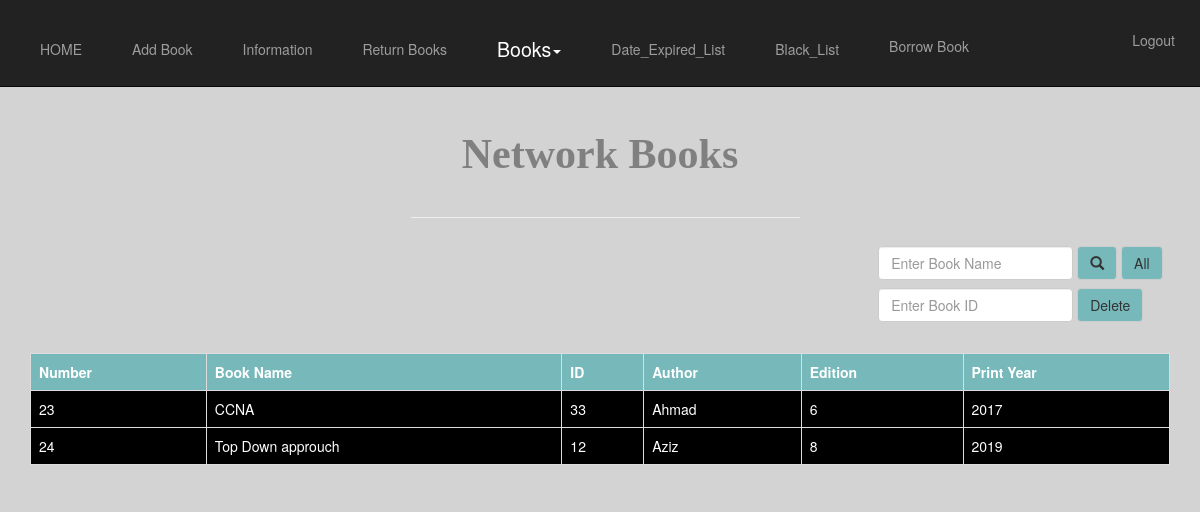
The app's page /network.php (signed in) with its own data.
### tables this page shows
CREATE TABLE `list_books` (
  `Number` int(11) NOT NULL,
  `Book_Name` varchar(100) NOT NULL,
  `ID` varchar(50) DEFAULT NULL,
  `Author` varchar(70) NOT NULL,
  `Edition` varchar(60) NOT NULL,
  `Print_year` varchar(60) NOT NULL,
  `Department` varchar(50) NOT NULL
);

### network.php (the view, shortened to what this page needs)
<?php
	$connect = mysqli_connect("localhost","root","","lms")or die ('MySQL connect failed. ' . mysql_error());
?>
<!DOCTYPE html>
<html>
	<head>
			<link rel="stylesheet" href="bootstrap/dist/css/bootstrap.min.css">
			<link rel="stylesheet" href="css/soft.css" />
	</head>
	<body>
		<?php include('navbar.php');?>
		<div class="row">
			<div class="container">
				<div class="col-md-12">
					<h1 class="text-center" style="color:gray; font-weight:bold;padding:20px; font-size:3em;margin-top:10%">Network Books</h1>
					<hr />
				</div>
			</div>
		</div>
		<div class="container">
			<div class="row">
				<div class="srch" id="btn">
					<form action="" class="navbar-form" method="post" name="form1">
						<input type="text" class="form-control" name="search" placeholder="Enter Book Name" />
						<button style="background-color:#6db6b9e6" type="submit" name="submit" class="btn btn-default">
						<span class="glyphicon glyphicon-search"></span></button>
						<button style="background-color:#6db6b9e6" type="submit" name="All" class="btn btn-default">All</button>
					</form>
					<form action="" class="navbar-form" method="post" name="form1">
						<input type="number" class="form-control" name="bid" placeholder="Enter Book ID" required=""/>
						<button style="background-color:#6db6b9e6" type="submit" name="submit1"
						class="btn btn-default">Delete</button>
					</form>
				</div>
			</div>
		</div>
		<div class="container">
			<div class="row" style="margin-top: 2%;">
				<div class="col-md-12">
					<table class="table table-bordered">
						<tr style="background-color:#6db6b9e6; color:white;">
							<th>Number</th>
							<th>Book Name</th>
							<th>ID</th>
							<th>Author</th>
							<th>Edition</th>
							<th>Print Year</th>
						</tr>
						<?php
				if(isset($_POST['submit'])){
				if(empty($_POST['search'])){
				$searcherror="No name";
				}else{
					$search=($_POST['search']);
				}
				mysqli_set_charset($connect,"utf8");
							$queryone="SELECT * FROM list_books WHERE book_name='$search' AND department='network'";
							$resultone=mysqli_query($connect,$queryone);
							$count=0;
							while($r=mysqli_fetch_row($resultone)){
							$count++;
								echo "<tr>";
										echo "<td>$r[0]</td>";
										echo "<td>$r[1]</td>";
										echo "<td>$r[2]</td>";
										echo "<td>$r[3]</td>";
										echo "<td>$r[4]</td>";
										echo "<td>$r[5]</td>";
									echo "</tr>";
							}
					}else
				if(empty($_POST['All'])){
				mysqli_set_charset($connect,"utf8");
							$queryone="SELECT * FROM list_books WHERE department='network'";
							$resultone=mysqli_query($connect,$queryone);
							while($r=mysqli_fetch_row($resultone)){
								echo "<tr>";
										echo "<td>$r[0]</td>";
										echo "<td>$r[1]</td>";
										echo "<td>$r[2]</td>";
										echo "<td>$r[3]</td>";
										echo "<td>$r[4]</td>";
										echo "<td>$r[5]</td>";
									echo "</tr>";
							}
					}
						?>
					</table>
				</div>
			</div>
		</div>
	</body>
</html>

### css/soft.css (style rules this page uses)
* { margin:0; padding:0; }
body { background-color:lightgray; }
h1 { color:gray; font-weight:bold; padding:20px; font-size:3em; margin-top:10%; }
hr { width:35%; margin-left:33%; }
h1 { color:gray; font-weight:bold; padding:20px; font-size:3em; font-family: cooper; }
#btn { margin-left: 72.5%; }
td { background-color: black; color: white; }

### records on screen
list_books: Number "23", Book_Name "CCNA", ID "33", Author "Ahmad", Edition "6", Print_year "2017"
list_books: Number "24", Book_Name "Top Down approuch", ID "12", Author "Aziz", Edition "8", Print_year "2019"
